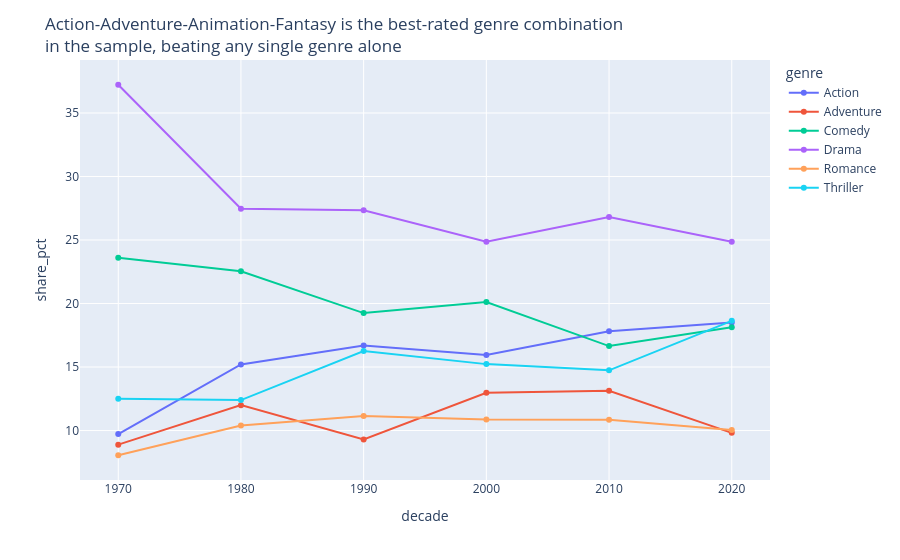

This figure's notebook cell:
### Markdown cell above
### Chart 3 — Line chart, genre share of top films by decade

### Code cell
top_genres = movies_with_genres_df["genre"].value_counts().head(6).index.tolist()  # .index extracts just the genre names from value_counts(), not the counts
sub = movies_with_genres_df[
    movies_with_genres_df["genre"].isin(top_genres)  # .isin() returns True/False for each row, checking if its genre is in top_genres
    & (movies_with_genres_df["decade"] >= 1970)
]
counts = (
    sub.groupby(["decade", "genre"])
       .size()
       .rename("n")  # names the unnamed count column from .size() so it can be referenced as "n"
       .reset_index()  # turns the multi-level (decade, genre) index back into regular columns
)
counts["share_pct"] = (
    100 * counts["n"]
    / counts.groupby("decade")["n"].transform("sum")  # .transform("sum") sums "n" per decade but keeps one row per original row, so it can be divided row-by-row
)
fig = px.line(counts, x="decade", y="share_pct", color="genre", markers=True)
fig.update_layout(
    title="Action-Adventure-Animation-Fantasy is the best-rated genre combination<br>in the sample, beating any single genre alone"
)
fig.show()

### Figure 1 — Plotly figure (JSON) as saved in the notebook; plotly's stock layout.template omitted (floating-point values rounded to 4 significant figures)
{"data": [{"hovertemplate": "genre=Action<br>decade=%{x}<br>share_pct=%{y}<extra></extra>", "legendgroup": "Action", "line": {"color": "#636efa", "dash": "solid"}, "marker": {"symbol": "circle"}, "mode": "lines+markers", "name": "Action", "orientation": "v", "showlegend": true, "type": "scatter", "x": [1970, 1980, 1990, 2000, 2010, 2020], "xaxis": "x", "y": [9.722, 15.2, 16.69, 15.95, 17.81, 18.51], "yaxis": "y"}, {"hovertemplate": "genre=Adventure<br>decade=%{x}<br>share_pct=%{y}<extra></extra>", "legendgroup": "Adventure", "line": {"color": "#EF553B", "dash": "solid"}, "marker": {"symbol": "circle"}, "mode": "lines+markers", "name": "Adventure", "orientation": "v", "showlegend": true, "type": "scatter", "x": [1970, 1980, 1990, 2000, 2010, 2020], "xaxis": "x", "y": [8.889, 12.0, 9.304, 12.98, 13.14, 9.821], "yaxis": "y"}, {"hovertemplate": "genre=Comedy<br>decade=%{x}<br>share_pct=%{y}<extra></extra>", "legendgroup": "Comedy", "line": {"color": "#00cc96", "dash": "solid"}, "marker": {"symbol": "circle"}, "mode": "lines+markers", "name": "Comedy", "orientation": "v", "showlegend": true, "type": "scatter", "x": [1970, 1980, 1990, 2000, 2010, 2020], "xaxis": "x", "y": [23.61, 22.53, 19.25, 20.11, 16.65, 18.13], "yaxis": "y"}, {"hovertemplate": "genre=Drama<br>decade=%{x}<br>share_pct=%{y}<extra></extra>", "legendgroup": "Drama", "line": {"color": "#ab63fa", "dash": "solid"}, "marker": {"symbol": "circle"}, "mode": "lines+markers", "name": "Drama", "orientation": "v", "showlegend": true, "type": "scatter", "x": [1970, 1980, 1990, 2000, 2010, 2020], "xaxis": "x", "y": [37.22, 27.47, 27.34, 24.86, 26.82, 24.87], "yaxis": "y"}, {"hovertemplate": "genre=Romance<br>decade=%{x}<br>share_pct=%{y}<extra></extra>", "legendgroup": "Romance", "line": {"color": "#FFA15A", "dash": "solid"}, "marker": {"symbol": "circle"}, "mode": "lines+markers", "name": "Romance", "orientation": "v", "showlegend": true, "type": "scatter", "x": [1970, 1980, 1990, 2000, 2010, 2020], "xaxis": "x", "y": [8.056, 10.4, 11.15, 10.87, 10.85, 10.04], "yaxis": "y"}, {"hovertemplate": "genre=Thriller<br>decade=%{x}<br>share_pct=%{y}<extra></extra>", "legendgroup": "Thriller", "line": {"color": "#19d3f3", "dash": "solid"}, "marker": {"symbol": "circle"}, "mode": "lines+markers", "name": "Thriller", "orientation": "v", "showlegend": true, "type": "scatter", "x": [1970, 1980, 1990, 2000, 2010, 2020], "xaxis": "x", "y": [12.5, 12.4, 16.26, 15.23, 14.74, 18.63], "yaxis": "y"}], "layout": {"legend": {"title": {"text": "genre"}, "tracegroupgap": 0}, "margin": {"t": 60}, "title": {"text": "Action-Adventure-Animation-Fantasy is the best-rated genre combination<br>in the sample, beating any single genre alone"}, "xaxis": {"anchor": "y", "domain": [0, 1], "title": {"text": "decade"}}, "yaxis": {"anchor": "x", "domain": [0, 1], "title": {"text": "share_pct"}}}}
